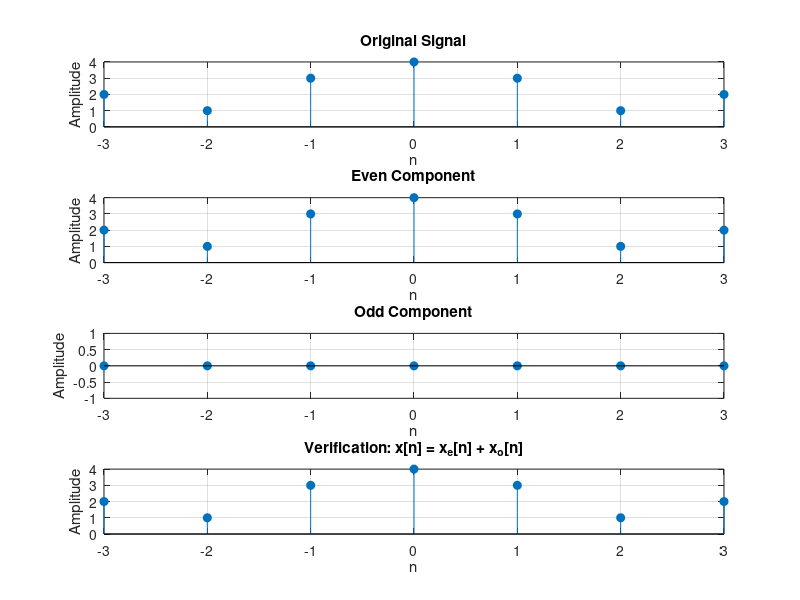

Reproduce this figure in MATLAB.
clc;
clear;
close all;

% Original Signal
n = -3:3;
x = [2 1 3 4 3 1 2];

% Time-Reversed Signal
x_rev = fliplr(x);

% Even Component
x_even = (x + x_rev)/2;

% Odd Component
x_odd = (x - x_rev)/2;

% Verification
x_verify = x_even + x_odd;

% Plotting
figure;

subplot(4,1,1)
stem(n,x,'filled')
grid on
title('Original Signal')
xlabel('n')
ylabel('Amplitude')

subplot(4,1,2)
stem(n,x_even,'filled')
grid on
title('Even Component')
xlabel('n')
ylabel('Amplitude')

subplot(4,1,3)
stem(n,x_odd,'filled')
grid on
title('Odd Component')
xlabel('n')
ylabel('Amplitude')

subplot(4,1,4)
stem(n,x_verify,'filled')
grid on
title('Verification: x[n] = x_e[n] + x_o[n]')
xlabel('n')
ylabel('Amplitude')
